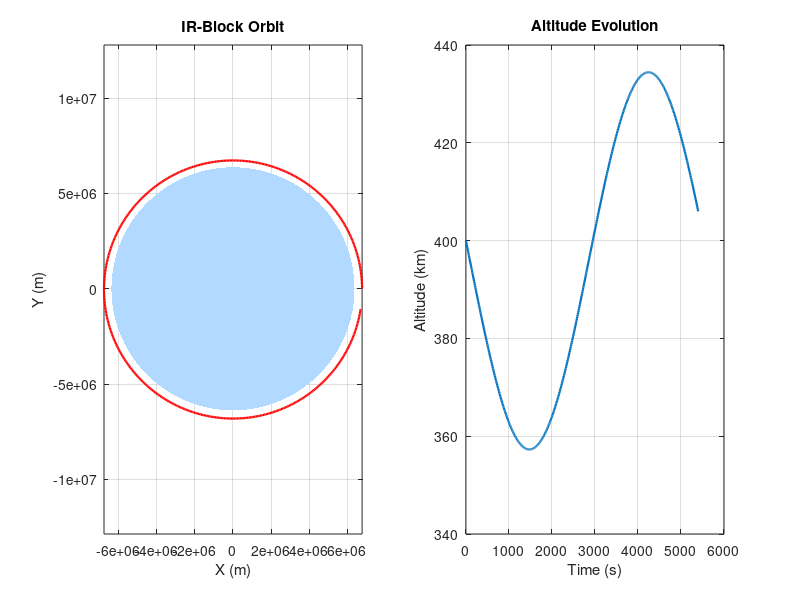

The MATLAB source for this figure:
%% Generated by RAG ModelSpec pipeline
% task_goal: 生成一个 template_family=orbital_dynamics 的轨道传播模型，高度400km，v0=7670m/s，仿真5400s，dt=10s
% model_id: satellite_orbit_2body
% generator_strategy: ir_composable_renderer
% template_family: orbital_dynamics
% governing_form: ode
% solver: discrete_euler
% codegen_strategy: ir_composable_renderer
% equation_fragments: two_body_gravity_planar
% render_blocks: meta:comments, workspace:clear, setup:orbital_dynamics:fragment_flags, declare:orbital_dynamics:parameters, setup:orbital_dynamics:time_grid, setup:orbital_dynamics:state_arrays, setup:orbital_dynamics:initial_conditions, solver:orbital_dynamics:loop_begin, fragment:orbital_dynamics:two_body_gravity_planar, update:orbital_dynamics:state, solver:orbital_dynamics:loop_end, postprocess:orbital_dynamics:metrics, output:orbital_dynamics:plots
% assumptions:
%   - 采用平面二体模型
%   - 忽略J2与摄动
% evidence:
%   - model=satellite_orbit_2body, score=12.0212, id=133
%   - model=, score=11.9337, id=200091
%   - model=, score=11.85, id=200094
%   - model=, score=11.85, id=200095
%   - model=, score=11.6099, id=200092
%% IR-block-composed MATLAB model: 2-Body Satellite Orbit
% family: orbital_dynamics
% governing_form: ode
% solver: discrete_euler
% codegen_strategy: ir_composable_renderer
% render_block: meta:comments
% render_block: workspace:clear
% render_block: setup:orbital_dynamics:fragment_flags
% render_block: declare:orbital_dynamics:parameters
% render_block: setup:orbital_dynamics:time_grid
% render_block: setup:orbital_dynamics:state_arrays
% render_block: setup:orbital_dynamics:initial_conditions
% render_block: solver:orbital_dynamics:loop_begin
% render_block: fragment:orbital_dynamics:two_body_gravity_planar
% render_block: update:orbital_dynamics:state
% render_block: solver:orbital_dynamics:loop_end
% render_block: postprocess:orbital_dynamics:metrics
% render_block: output:orbital_dynamics:plots
% fragment: two_body_gravity_planar | library/native | equation_fragments | planar two-body gravity | a = -mu * r / ||r||^3
% equation: dr/dt = v
% equation: dv/dt = -mu * r / ||r||^3

clear; clc; close all;

use_gravity = true;

mu = 398600000000000.0;
Re = 6371000.0;
altitude0 = 400000.0;
v0 = 7670.0;
dt = 10.0;
T = 5400.0;

t = 0:dt:T;
N = numel(t);

x = zeros(N,1);
y = zeros(N,1);
vx = zeros(N,1);
vy = zeros(N,1);

x(1) = Re + altitude0;
vy(1) = v0;

for k = 2:N
    r = max(hypot(x(k-1), y(k-1)), 1e-9);

    if use_gravity
        ax = -mu * x(k-1) / r^3;
        ay = -mu * y(k-1) / r^3;
    else
        ax = 0;
        ay = 0;
    end

    vx(k) = vx(k-1) + ax * dt;
    vy(k) = vy(k-1) + ay * dt;
    x(k) = x(k-1) + vx(k) * dt;
    y(k) = y(k-1) + vy(k) * dt;

end

radius = hypot(x, y);
altitude = radius - Re;
theta = linspace(0, 2*pi, 400);

figure('Name', 'Orbital Dynamics 2D');
subplot(1,2,1); fill(Re*cos(theta), Re*sin(theta), [0.7 0.85 1.0], 'EdgeColor', 'none'); hold on; plot(x, y, 'r', 'LineWidth', 1.6); axis equal; grid on; xlabel('X (m)'); ylabel('Y (m)'); title('IR-Block Orbit');
subplot(1,2,2); plot(t, altitude / 1e3, 'LineWidth', 1.6); grid on; xlabel('Time (s)'); ylabel('Altitude (km)'); title('Altitude Evolution');
